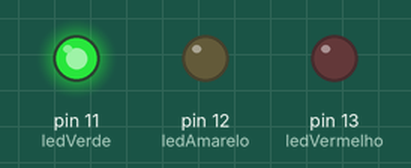
Simulated run of this sketch. Board: Arduino Uno, built with avr-gcc and run on an emulated ATmega328P. Shown: output pins drawn as LEDs (lit = HIGH).

Above: at 1.1 s.
At 3.0 s:
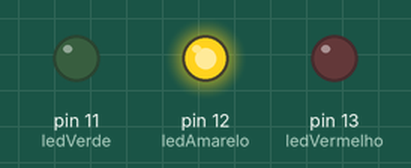
At 4.9 s:
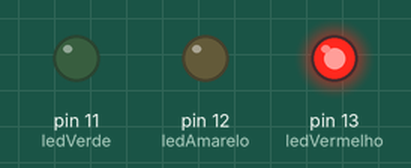
Timing chart, 0 to 7.9 s (numbered marks = the images above):
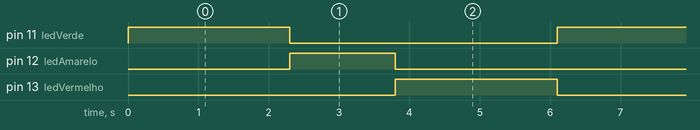

Measured:
- by itself, pin 11 (ledVerde), pin 13 (ledVermelho): alternates HIGH for 2.3 s and LOW for 3.8 s
- by itself, pin 12 (ledAmarelo): alternates HIGH for 1.5 s and LOW for 4.6 s
- by itself, everything shown: repeats every 6.1 s, in 3 steps

The sketch:

semafaro.ino
```cpp
// C++ code
// Pinos dos LEDs
int ledVermelho = 13;
int ledAmarelo  = 12;
int ledVerde    = 11;

void setup() {
  // Configura os pinos como saída
  pinMode(ledVermelho, OUTPUT);
  pinMode(ledAmarelo,  OUTPUT);
  pinMode(ledVerde,    OUTPUT);
}

void loop() {
  // Verde aceso (liberado)
  digitalWrite(ledVerde,    HIGH);
  digitalWrite(ledAmarelo,  LOW);
  digitalWrite(ledVermelho, LOW);

  delay(2300); // 2.3 segundos

  // Amarelo aceso (atenção)
  digitalWrite(ledVerde,    LOW);
  digitalWrite(ledAmarelo,  HIGH);
  digitalWrite(ledVermelho, LOW);

  delay(1500); // 1.5 segundos

  // Vermelho aceso (pare)
  digitalWrite(ledVerde,     LOW);
  digitalWrite(ledAmarelo,   LOW);
  digitalWrite(ledVermelho,  HIGH);

  delay(2300); // 2.3 segundos
}
```
